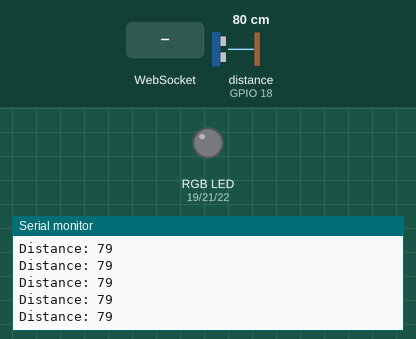
The sketch below on a simulated ESP32. Parts: an RGB LED mixed from three pins (HIGH = lit), the last lines printed to the serial monitor. Wiring (inferred from the names in the program): ultrasonic range finder: trigger GPIO 5; echo GPIO 18. The test bench sets the inputs (shaded band); at power-on: distance to the obstacle (sensor on GPIO 18) 80 cm. The echo pulse lasts 58.3 µs per cm; storage starts empty; pins used as bus, display or sensor lines are not drawn.

Above: at 4.7 s.
4.8 s: WebSocket text "RGB:" received
At 4.83 s:
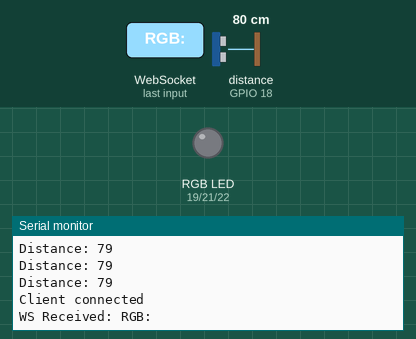
6.3 s: WebSocket text "0" received
At 6.33 s:
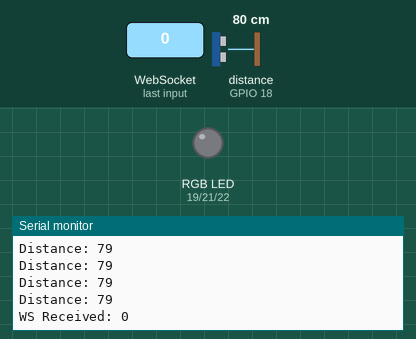

The sketch:

WifiESP32AP.ino
```cpp
#include <Arduino.h>
#include <WiFi.h>
#include "LittleFS.h"
#include <AsyncTCP.h>
#include <ESPAsyncWebServer.h>

// ================= PIN =================
#define trigPin 5
#define echoPin 18

#define RED_PIN   19
#define GREEN_PIN 21
#define BLUE_PIN  22

// ================= WIFI =================
#define AP_SSID "ESP32-ROBOT"
#define AP_PASS "123456789"

// ================= SERVER =================
AsyncWebServer server(80);
AsyncWebSocket ws("/ws");

unsigned long previousMillis = 0;
const long interval = 100;

// ================= LITTLEFS =================
void initLittleFS() {
  if(!LittleFS.begin()){
    Serial.println("LittleFS Error");
    return;
  }

  File file = LittleFS.open("/index.html", "r");
  if (!file) {
    Serial.println("index.html tidak ditemukan");
  } else {
    Serial.println("index.html OK");
    file.close();
  }
}

// ================= RGB =================
void setRGB(int r, int g, int b){
  ledcWrite(RED_PIN, r);
  ledcWrite(GREEN_PIN, g);
  ledcWrite(BLUE_PIN, b);
}

// ================= WEBSOCKET =================
void notifyClients(String msg) {
  ws.textAll(msg);
}

void handleWebSocketMessage(void *arg, uint8_t *data, size_t len) {

  AwsFrameInfo *info = (AwsFrameInfo*)arg;

  if (info->final && info->index == 0 && info->len == len) {

    data[len] = 0;
    String msg = String((char*)data);

    Serial.print("WS Received: ");
    Serial.println(msg);

    int r=0,g=0,b=0;

    if (msg.startsWith("RGB:")) {

      msg.remove(0,4);

      int c1 = msg.indexOf(',');
      int c2 = msg.indexOf(',', c1+1);

      if (c1 > 0 && c2 > c1) {
        r = msg.substring(0,c1).toInt();
        g = msg.substring(c1+1,c2).toInt();
        b = msg.substring(c2+1).toInt();

        setRGB(r,g,b);
      }
    }
  }
}

void onEvent(AsyncWebSocket *server, AsyncWebSocketClient *client,
             AwsEventType type, void *arg, uint8_t *data, size_t len) {

  if(type == WS_EVT_CONNECT){
    Serial.println("Client connected");
  }
  else if(type == WS_EVT_DISCONNECT){
    Serial.println("Client disconnected");
  }
  else if(type == WS_EVT_DATA){
    handleWebSocketMessage(arg,data,len);
  }
}

void initWebSocket() {
  ws.onEvent(onEvent);
  server.addHandler(&ws);
}

// ================= ULTRASONIC =================
int Read_Distance(){

  digitalWrite(trigPin, LOW);
  delayMicroseconds(2);

  digitalWrite(trigPin, HIGH);
  delayMicroseconds(10);

  digitalWrite(trigPin, LOW);

  long duration = pulseIn(echoPin, HIGH);
  int distance = duration * 0.034 / 2;

  Serial.print("Distance: ");
  Serial.println(distance);

  return distance;
}

// ================= SETUP =================
void setup() {

  Serial.begin(115200);
  delay(3000); // 🔥 penting supaya Serial stabil

  Serial.println("STARTING...");

  pinMode(trigPin, OUTPUT);
  pinMode(echoPin, INPUT);

  // PWM (ESP32 core 3.x)
  ledcAttach(RED_PIN, 5000, 8);
  ledcAttach(GREEN_PIN, 5000, 8);
  ledcAttach(BLUE_PIN, 5000, 8);

  initLittleFS();

  // ===== WIFI =====
  WiFi.softAP(AP_SSID, AP_PASS);

  delay(500);

  Serial.println("WiFi AP STARTED");
  Serial.print("SSID: ");
  Serial.println(AP_SSID);

  Serial.print("IP Address: ");
  Serial.println(WiFi.softAPIP());

  initWebSocket();

  server.on("/", HTTP_GET, [](AsyncWebServerRequest * request) {
    request->send(LittleFS, "/index.html", "text/html");
  });

  server.serveStatic("/", LittleFS, "/");
  server.begin();

  Serial.println("SERVER READY");
}

void loop() {

  static unsigned long lastPrint = 0;

  // Print IP tiap 5 detik
  if (millis() - lastPrint > 5000) {
    lastPrint = millis();
    Serial.print("IP: ");
    Serial.println(WiFi.softAPIP());
  }

  // Kirim jarak tiap interval
  if (millis() - previousMillis >= interval) {
    previousMillis = millis();  // 🔥 FIX DISINI

    int d = Read_Distance();
    notifyClients(String(d));
  }

  ws.cleanupClients();
}
```

Measured:
- after the input at 4.8 s, the serial monitor: prints a new line at once (image 1)
- after the input at 6.3 s, the serial monitor: prints a new line at once (image 2)
